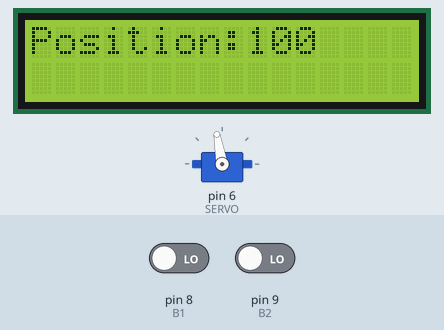
The sketch below on a simulated Arduino Uno, built with avr-gcc and run on an emulated ATmega328P. Parts: 16×2 character LCD, servo. The test bench sets the inputs (shaded band); at power-on: pin 8 (B1) LOW, pin 9 (B2) LOW.

Above: at 1.2 s.
1.3 s: pin 8 (B1) driven HIGH
At 4.1 s:
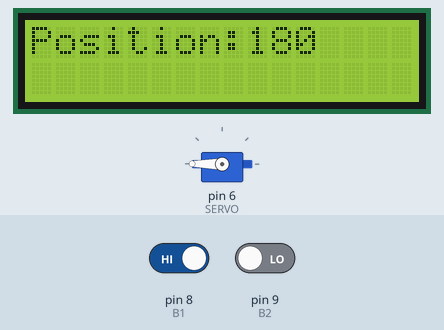
4.3 s: pin 8 (B1) driven LOW and pin 9 (B2) driven HIGH
At 4.79 s:
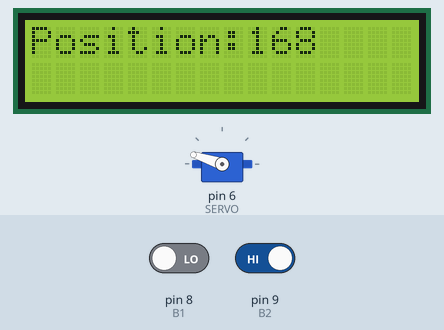
7.3 s: pin 9 (B2) driven LOW
At 7.6 s:
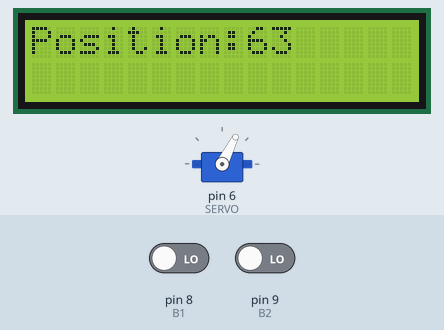
8.8 s: pin 9 (B2) driven HIGH
At 11.3 s:
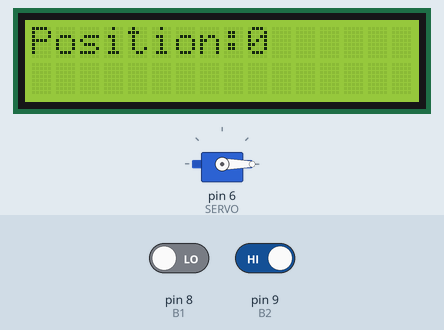
11.8 s: pin 8 (B1) driven HIGH
At 12.59 s:
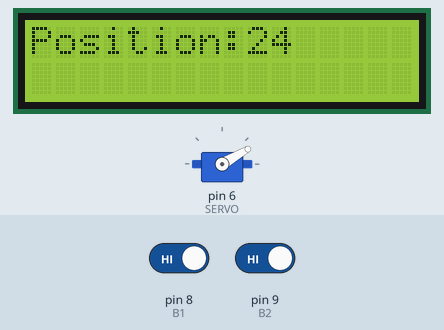
13.6 s: pin 8 (B1) driven LOW
At 14.13 s:
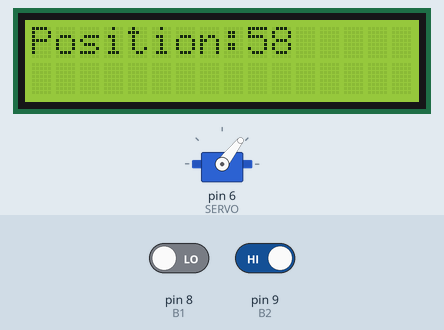
Timing chart, 0 to 16.4 s (numbered marks = the images above; inputs shaded):
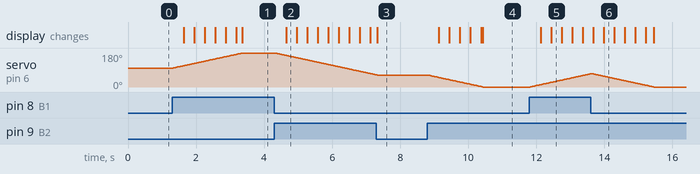

Measured:
- after the input at 1.3 s, servo on pin 6 (SERVO): moves from 100° to 180° over 2.0 s, starting at once; the display: first changes after 0.33 s (image 1 shows a later state)
- after the input at 4.3 s, servo on pin 6 (SERVO): moves from 180° to 64° over 3.0 s, starting at once; the display: changes after 0.34 s (image 2)
- after the input at 7.3 s, servo on pin 6 (SERVO): goes on until 7.3 s, then stays 63°
- after the input at 8.8 s, servo on pin 6 (SERVO): moves from 63° to 0° over 1.6 s, starting at once; the display: first changes after 0.34 s (image 4 shows a later state)
- after the input at 11.8 s, servo on pin 6 (SERVO): moves from 0° to 70° over 1.8 s, starting at once; the display: first changes after 0.33 s (image 5 shows a later state)

The sketch:

lcdekran.ino
```cpp
/*
 * Servo motorun çalışması sırasında hangi açıda olduğunu lcd ekran ile görmeye yarayan kod.
 * Bağlantılar:
 * 1. Anahtar PIN 8
 * 2. Anahtar PIN 9
 * Anahtarları pulldown direnci ile stabil çalışması sağlandı.
 * LCD ekran:
 * VSS/GND          -GND
 * VCC              -5V
 * VD               -POTANSIYOMETRE
 * RS               -PIN 12
 * R/W              -GND
 * E                -PIN 11
 * DBO,DB1,DB2,DB3  - BOŞ
 * DB4              -PIN5
 * DB5              -PIN4
 * DB6              -PIN3
 * DB7              -PIN2
 * LED+             -5V(220ohm dirençle)
 * LED-             -GND
 * POTANSIYOMETRE   -GND,5V
 */
#include <LiquidCrystal.h> //LCD ekran kütüphanesi.
#include<Servo.h> //Servo motor kütüphanesi.

#define B1 8
#define B2 9
#define SERVO 6

int pos = 100;

LiquidCrystal lcd(12, 11, 5, 4, 3, 2); //Arduino'ya bağlı dijital pinler.
Servo servo;

void setup() {
  lcd.begin(16, 2); //LCD nin boyutları
  pinMode(B1, INPUT);
  pinMode(B2, INPUT);
  lcd.setCursor(0, 0); //İmleç, ekranın 1. satırın 1. sütununa yerleşti.
  lcd.print("Position: "); //LCD ekrana yazıldı
  servo.attach(SERVO);
}
void loop() {
  lcd.setCursor(9, 0); //İmleç, ekranın 10. satırın 1. sütununa yerleşti.
  lcd.print(pos, DEC); //pos değişkeni DEC sayı tipine çevrildi.
  if (digitalRead(B1) == true) {  //Birinci buton aktif olduğu sürece...
    pos++;
    delay(25);
    if (pos > 180) pos = 180; //pos değeri 180 üzeri olduğu sürece...
  }
  else if (digitalRead(B2) == true) { //İkinci buton aktif olduğu sürece...
    pos--;
    delay(25);

    /*Aşağıdaki "if" fonksiyonu pos ifadesinin 100 den küçük bir değer aldığı sürece (örneğin 90); sayının yazılacağı yere gelir ve 900 şeklinde sayıyı üretir.
     * Bu durum sayının 900 olduğu anlamına gelmez. Sadece 90 sayısının sonundaki 0 silinmez ve öyle kalır. Bu yüzden ekranda 900 sayısını görürüz.
     * Bunun önüne geçmek için 3 haneli sayı 2 haneliye düşerken sondan bir sıfır silinir ve 90 sayısını ekranda görürüz.
     */
    if (pos < 100) { // pos değeri 100'den küçük bir değer olduğu sürece...
      lcd.setCursor(11, 0); // 11. sütunun 1.satırına yerleşti.
      lcd.print(" "); // Boşluk yazdır.
    }
    if (pos < 0) pos = 0;  //pos ifadesi 0'dan küçük olduğu sürece pos 0 a eşitlenir.
    /*
     *Aşağıdaki if fonksiyonu; 2 haneli sayı tek haneye düşünce, sonda kalan 0 değerinin silinmesi için.
     */
    if (pos < 10) { // pos sıfırdan büyük olduğu sürece...
      lcd.setCursor(10, 0); //11 sütünun 1 satırına imleç yerleşir.
      lcd.print(" "); //Boşluk yazdır.
    }
  }
  servo.write(pos); //Servo motoru çalıştır.
}
```
